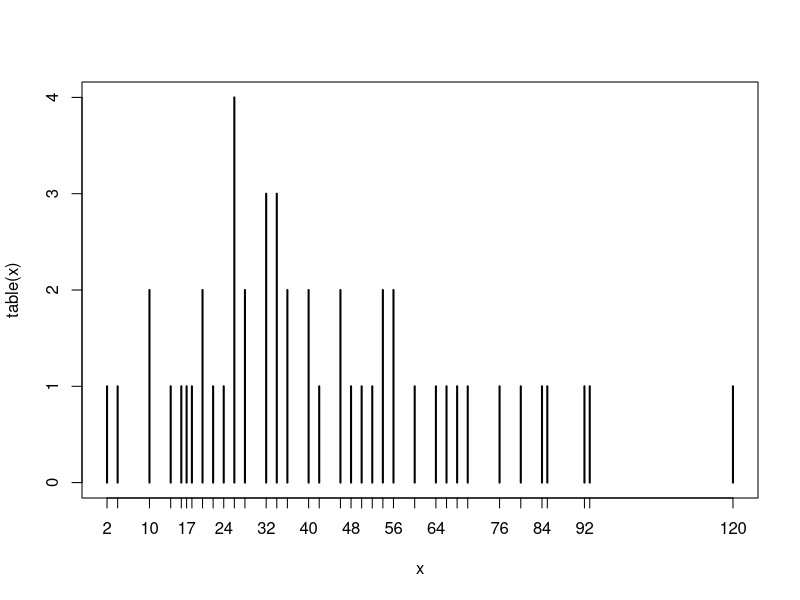

Generate this figure with R: (Note: this script raises an error after producing the figure.)
library(tidyverse)
library(ggplot2)

data("cars")
x <- cars$dist

# relative frequencies
table(x)
plot(table(x))

splot(x)

# cumulative relative frequency
cumsum(splot(x)$frequencies)/length(x)

barplot(table(x)/length(x))

# histogram
hist(x)

# kernel density estimators
density(x)
plot(density(x))
akerd(x)

# boxplot
boxplot(x)


#Exercise


